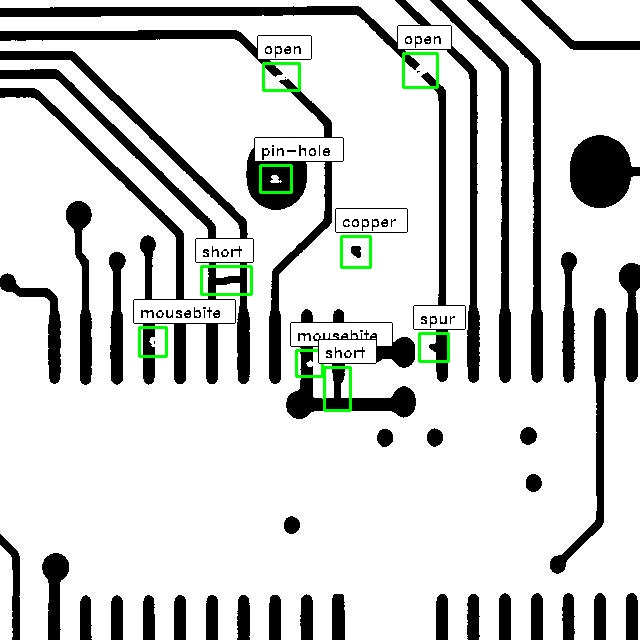
#> input picture Images/test.jpg, 640 x 640 px, given as the content of the folder e/Desktop/coding/Circuitguard_Project/Dataset/PCBData_Paired, which was not available
$ python splitting.py
#> lines starting #> are read from the running program, lines starting #| are printed output that depends on the picture; after the words box and inside, x2 and y2 are one past the last pixel; in counts of white or black regions, pixels touching at a corner belong together; pictures that were not available may be replaced by others from this repository, and a replacement may not be noted
import os
import cv2
import shutil
import random
import numpy as np


paired_path = r"C:\Users\laksh\OneDrive\Desktop\coding\Circuitguard_Project\Dataset\PCBData_Paired"
output_base = r"C:/Users/laksh/OneDrive/Desktop/coding/Circuitguard_Project/preprocessing/output_dataset"

label_map = {
    "1": "open",
    "2": "short",
    "3": "mousebite",
    "4": "missing_hole",
    "5": "spur",
    "6": "spurious_copper",
    "0": "nondefect"
}

for label in label_map.values():
    for split in ["train", "val", "test"]:
        os.makedirs(os.path.join(output_base, split, label), exist_ok=True)


train_ratio = 0.7
val_ratio = 0.15
test_ratio = 0.15

def safe_crop(img, x1, y1, x2, y2):
    h, w = img.shape[:2]
    x1, y1 = max(0, x1), max(0, y1)
    x2, y2 = min(w, x2), min(h, y2)
    return img[y1:y2, x1:x2]

all_defect_images = {label: [] for label in label_map.values()}

for pair_folder in os.listdir(paired_path):
    folder_path = os.path.join(paired_path, pair_folder)
    test_path = os.path.join(folder_path, "test.jpg")
    template_path = os.path.join(folder_path, "template.jpg")
    label_file = os.path.join(folder_path, f"{pair_folder}.txt")

    if not os.path.exists(test_path) or not os.path.exists(template_path):
        print(f"Skipping {pair_folder}: Missing test or template image")
        continue

    test_img = cv2.imread(test_path)
#> test_img is the input picture: shape (640, 640, 3); mean B, G, R 209.6, 211.4, 209.6
    template_img = cv2.imread(template_path, cv2.IMREAD_GRAYSCALE)
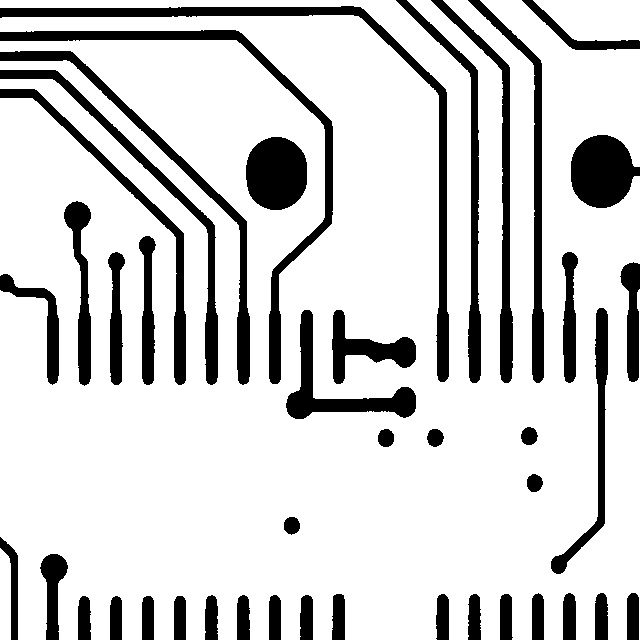
#> input picture Images/template.jpg, 640 x 640 px, given as the content of the folder e/Desktop/coding/Circuitguard_Project/Dataset/PCBData_Paired, which was not available
#> template_img is the input picture: shape (640, 640); min 0, max 255, mean 209.9
    if test_img is None or template_img is None:
        print(f"Skipping {pair_folder}: Cannot read images")
        continue

    diff = cv2.absdiff(cv2.cvtColor(test_img, cv2.COLOR_BGR2GRAY), template_img)
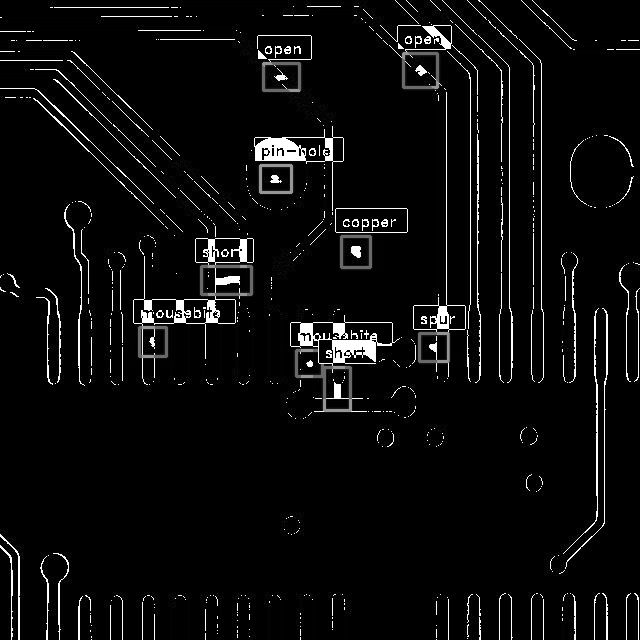
#> diff: shape (640, 640); min 0, max 255, mean 11.9
    blur = cv2.GaussianBlur(diff, (5,5), 0)
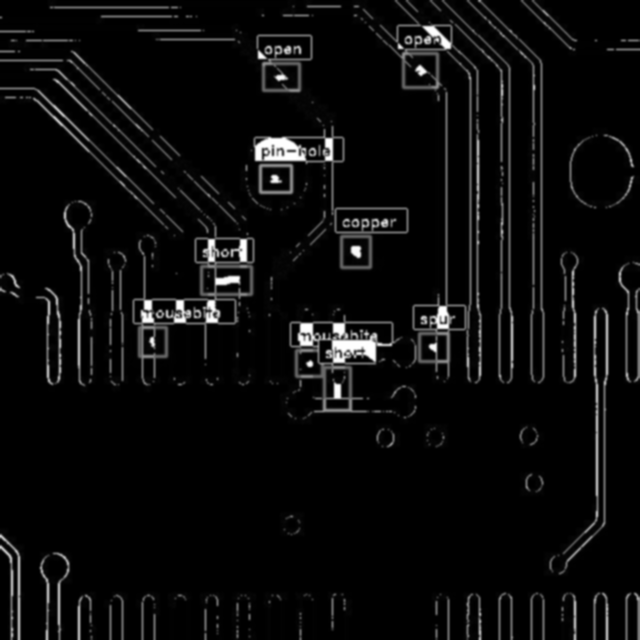
#> blur: shape (640, 640); min 0, max 255, mean 11.9
    _, mask = cv2.threshold(blur, 0, 255, cv2.THRESH_BINARY + cv2.THRESH_OTSU)
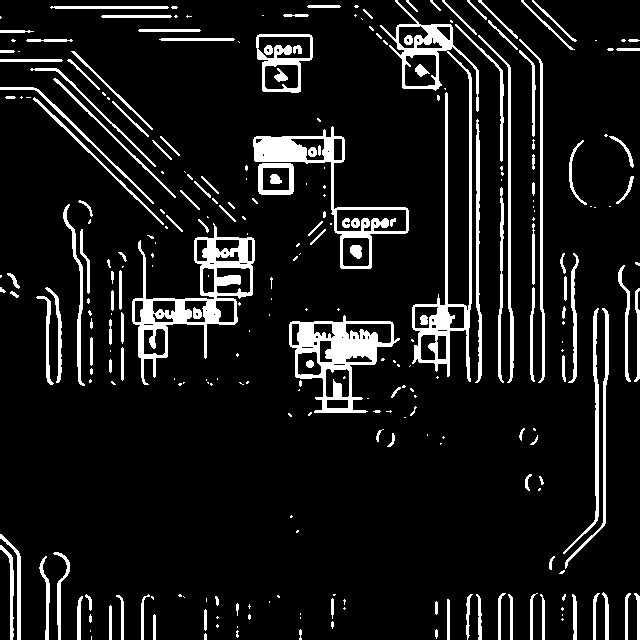
#> mask: shape (640, 640); 9.9% white; 286 white regions (145 under 20 px), largest, box (x1, y1, x2, y2) and area: (380, 0, 479, 382) 4889, (132, 223, 255, 385) 4587, (289, 315, 400, 413) 3838
    nondefect_mask = cv2.bitwise_not(mask)
#> nondefect_mask: shape (640, 640); 90.1% white; 286 black regions (145 under 20 px)

    contours, _ = cv2.findContours(nondefect_mask, cv2.RETR_EXTERNAL, cv2.CHAIN_APPROX_SIMPLE)
#> contours = 9 contours, 2 with area under 20; largest, box (x1, y1, x2, y2) and area: (0, 0, 640, 640) 396380, (405, 55, 436, 86) 830, (0, 550, 10, 640) 763, (399, 26, 428, 48) 366, (0, 539, 17, 640) 296, (437, 27, 450, 40) 84, (417, 38, 442, 48) 70
    count_nondefect = 0
    for cnt in contours:
        x, y, w, h = cv2.boundingRect(cnt)
        if w*h < 50:
            continue
        roi = test_img[y:y+h, x:x+w]
        roi = cv2.resize(roi, (128,128))
        all_defect_images["nondefect"].append((roi, count_nondefect))
        count_nondefect += 1
#> this loop made 9 passes
#> (x, y, w, h) on passes 1, 2, 4, 6, 7, 8, 9: (0, 550, 10, 90), (0, 539, 17, 101), (405, 55, 31, 31), (417, 38, 25, 10), (437, 27, 13, 13), (399, 26, 29, 22), (0, 0, 640, 640)
#> (cnt, x, y, w, h) on passes 3, 5: ([[639, 291], [638, 292], [638, 308], [639, 309]], 638, 291, 2, 19), ([[417, 39], [417, 40], [418, 41], [418, 39]], 417, 39, 2, 3)
#> pass 1, `roi = cv2.resize(roi, (128,128))`:
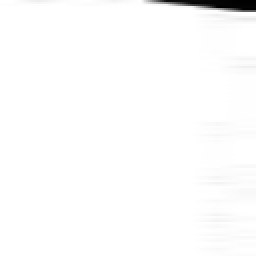
#> roi: shape (128, 128, 3) (shown 2 times larger); min 1, max 255, mean 251.7
#> pass 2, `roi = cv2.resize(roi, (128,128))`:
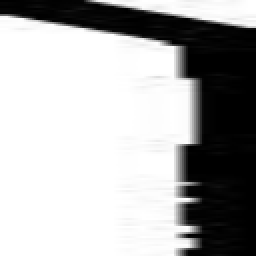
#> roi: shape (128, 128, 3) (shown 2 times larger); min 0, max 255, mean 174.4
#> after the loop, count_nondefect = 7

    if os.path.exists(label_file):
        with open(label_file, "r") as f:
            lines = f.readlines()

        for defect_id, line in enumerate(lines):
            parts = line.strip().split()
            if len(parts) != 5:
                continue
            x_min, y_min, x_max, y_max, class_id = map(int, parts)
            label_name = label_map.get(str(class_id), None)
            if label_name is None:
                continue
            roi = safe_crop(test_img, x_min, y_min, x_max, y_max)
            if roi.size == 0:
                continue
            roi = cv2.resize(roi, (128,128))
            all_defect_images[label_name].append((roi, defect_id))

print(" Collected all defect and non-defective images by class.")

for label, images in all_defect_images.items():
    random.shuffle(images)
    total = len(images)
    train_end = int(total * train_ratio)
    val_end = int(total * (train_ratio + val_ratio))

    for i, (img_data, idx) in enumerate(images):
        if i < train_end:
            split = "train"
        elif i < val_end:
            split = "val"
        else:
            split = "test"

        save_path = os.path.join(output_base, split, label, f"{label}_{i}.jpg")
        cv2.imwrite(save_path, img_data)

print(" Dataset split complete! Train/Val/Test folders ready for each defect type, including non-defect images.")
